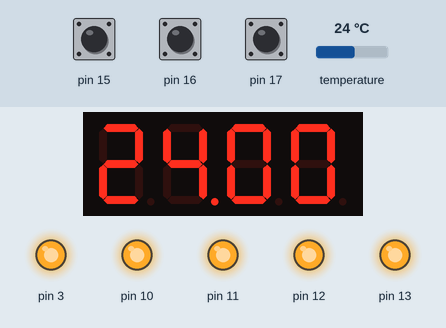
A sketch run on a simulated Arduino Uno, built with avr-gcc and run on an emulated ATmega328P. Parts: 4-digit seven-segment display, output pins drawn as LEDs (lit = HIGH). Inputs (shaded band) come from the test bench; at power-on: temperature 24 °C, pin 15 HIGH, pin 16 HIGH, pin 17 HIGH.

Above: at 1.2 s.
1.3 s: temperature set to 12 °C
At 2.4 s:
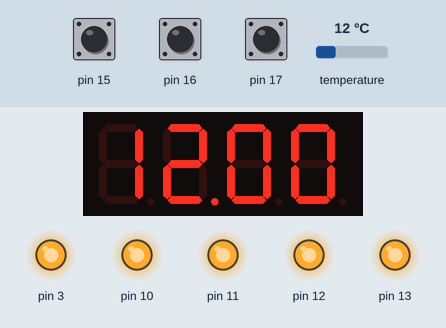
3.0 s: temperature set to 19 °C
At 3.4 s:
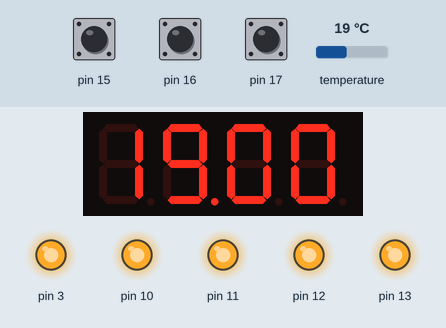
4.5 s: temperature set to 28 °C
At 5.6 s:
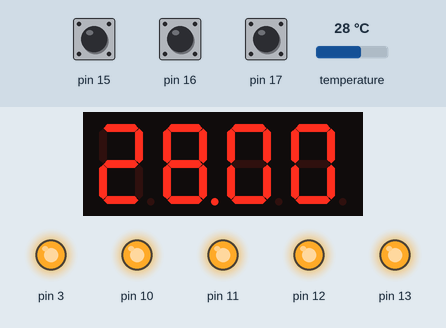
Timing chart, 0 to 7.5 s (numbered marks = the images above; inputs shaded):
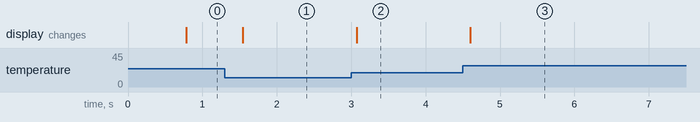

Measured:
- after the input at 1.3 s, the display: changes after 0.24 s (image 1)
- after the input at 3.0 s, the display: changes after 0.07 s (image 2)
- after the input at 4.5 s, the display: changes after 0.10 s (image 3)

The sketch:

Opdracht_1a.ino
```cpp
// Include the libraries we need
#include <OneWire.h>
#include <DallasTemperature.h>
#include <Wire.h>
#include <MultiFuncShield.h>


// Data wire is plugged into port A4 on the Arduino
#define ONE_WIRE_BUS A4

// Setup a oneWire instance to communicate with any OneWire devices (not just Maxim/Dallas temperature ICs)
OneWire oneWire(ONE_WIRE_BUS);

// Pass our oneWire reference to Dallas Temperature.
DallasTemperature sensors(&oneWire);

/*
 * The setup function. We only start the sensors here
 */
void setup(void)
{
  MFS.initialize(0);
  // start serial port
  Serial.begin(9600);
  //Serial.println("Dallas Temperature IC Control Library Demo");

  // Start up the library
  sensors.begin();
}

/*
 * Main function, get and show the temperature
 */
void loop(void)
{
  // call sensors.requestTemperatures() to issue a global temperature
  // request to all devices on the bus

 // Serial.print("Requesting temperatures...");
  sensors.requestTemperatures(); // Send the command to get temperatures
  //Serial.println("DONE");
  // After we got the temperatures, we can print them here.
  // We use the function ByIndex, and as an example get the temperature from the first sensor only.
 // Serial.print("Temperature for the device 1 (index 0) is: ");
  MFS.write(sensors.getTempCByIndex(0),2);

}
```
